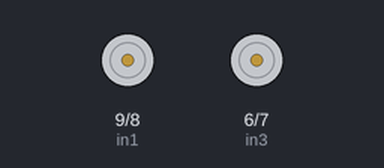
Simulated run of this sketch. Board: Arduino Uno, built with avr-gcc and run on an emulated ATmega328P. Parts: motor-driver pin pairs drawn as motors (green arrow = first pin HIGH = forward, orange = second pin HIGH = backward, longer = more drive, scaled by the enable pin).

Above: at 1.0 s.
At 3.1 s:
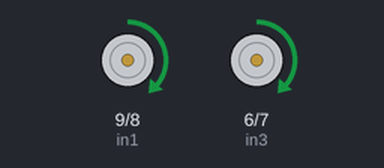
At 4.6 s:
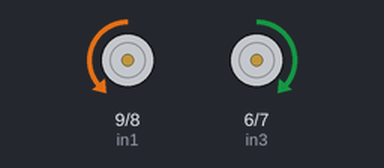
Timing chart, 0 to 6.5 s (numbered marks = the images above):
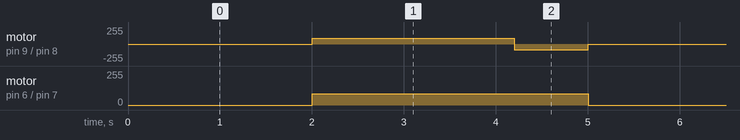

Measured:
- by itself, motor on pin 9 (in1) / pin 8 (in2): repeats every 5.0 s: backward 85/255 0.80 s, stopped 2.0 s, forward 85/255 2.2 s
- by itself, motor on pin 6 (in3) / pin 7 (in4): alternates forward 85/255 for 3.0 s and stopped for 2.0 s

The sketch:

dy_robot_forward_rotate_forward_off.ino
```cpp
// motorA
int enA = 10;
int in1 = 9;
int in2 = 8;

// motorB
int enB = 5;
int in3 = 6;  //zamjena pinoca zvog smjera vrtnje
int in4 = 7;

//params
int dSpeed = 85;

//******************************************************************************
void setup(){
  // motorA
  pinMode(enA, OUTPUT);
  pinMode(in1, OUTPUT);
  pinMode(in2, OUTPUT);

  // motorB
  pinMode(enB, OUTPUT);
  pinMode(in3, OUTPUT);
  pinMode(in4, OUTPUT);
}

//******************************************************************************
void driveFroward(int ms){
  // turn on motor A
  digitalWrite(in1, HIGH);
  digitalWrite(in2, LOW);
  analogWrite(enA, dSpeed);

  // turn on motor B
  digitalWrite(in3, HIGH);
  digitalWrite(in4, LOW);
  analogWrite(enB, dSpeed);
  delay(ms);
}

//******************************************************************************
void driveBack(int ms){
  // turn on motor A
  digitalWrite(in1, LOW);
  digitalWrite(in2, HIGH);
  analogWrite(enA, dSpeed);

  // turn on motor B
  digitalWrite(in3, LOW);
  digitalWrite(in4, HIGH);
  analogWrite(enB, dSpeed);
  delay(ms);
}

//******************************************************************************
void rotateLeft(int ms){
  // turn on motor A
  digitalWrite(in1, LOW);
  digitalWrite(in2, HIGH);
  analogWrite(enA, dSpeed);

  // turn on motor B
  digitalWrite(in3, HIGH);
  digitalWrite(in4, LOW);
  analogWrite(enB, dSpeed);
  delay(ms);
}

//******************************************************************************
void turnOffMotor(int ms){
  digitalWrite(in1, LOW);
  digitalWrite(in2, LOW);
  digitalWrite(in3, LOW);
  digitalWrite(in4, LOW);
  delay(ms);
}

//******************************************************************************
void loop(){
  turnOffMotor(2000);

  driveFroward(2200);

  rotateLeft(800);

}
```
